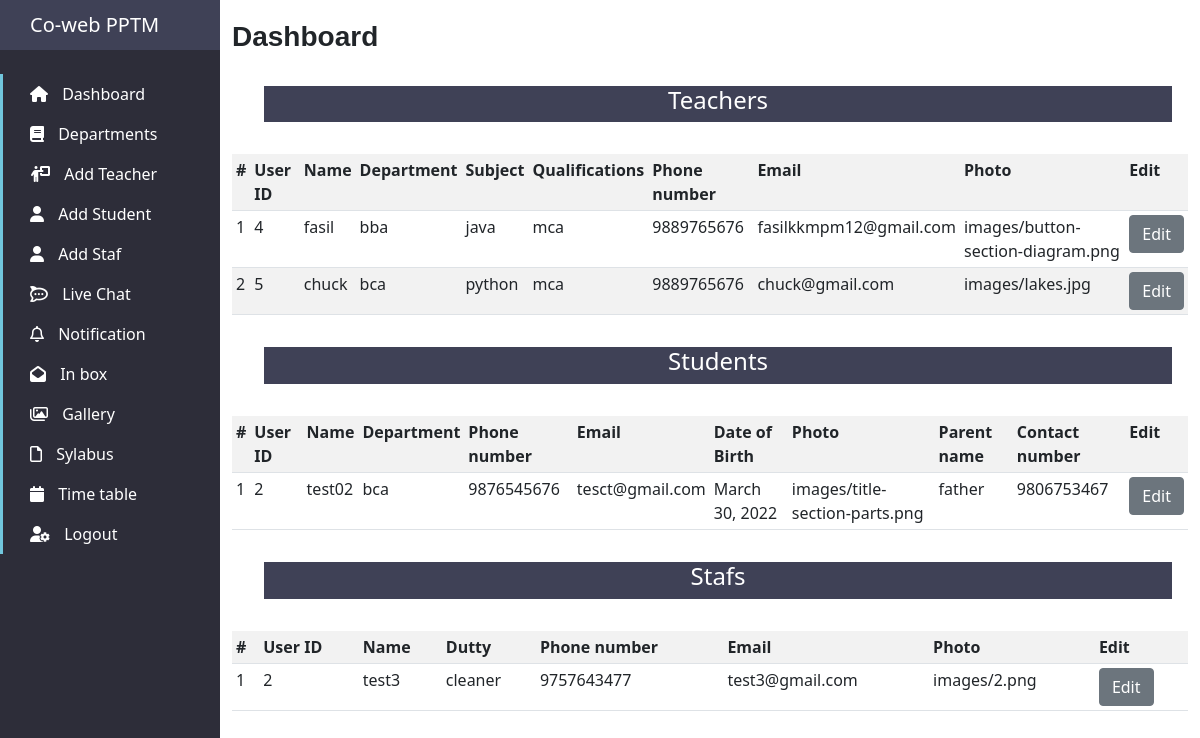
The page /manager/ (signed in) on the database as committed earlier.
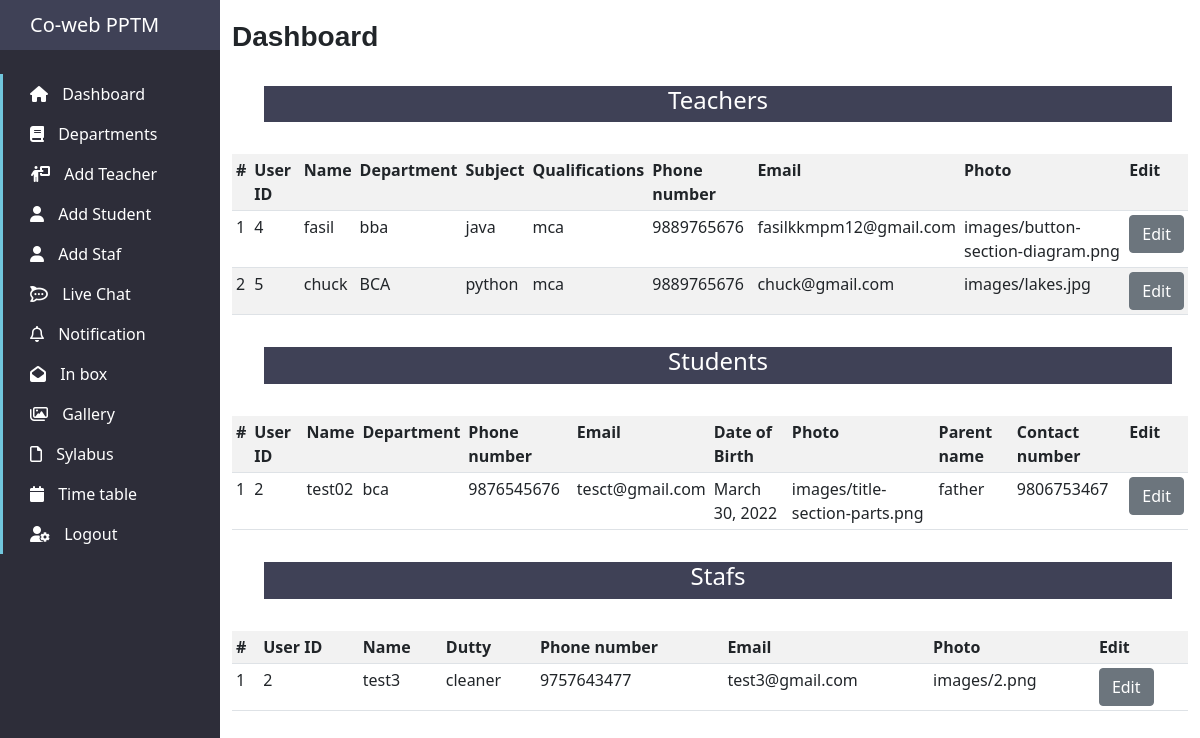
The same page on the database as committed later.
### sitemanager/models.py (models this page shows)
class Teachers(models.Model):
          user = models.ForeignKey(User,on_delete=models.CASCADE,db_constraint=False)
          Department = models.CharField(max_length= 20,null=True)
          Subject = models.CharField(max_length=30)
          Qualifications = models.CharField(max_length=100)
          Phone_number = models.CharField(max_length=10)
          Photo =models.ImageField(null=True, blank=True, upload_to="images/",default="images/example3.jpg")

### sitemanager/views.py (the view)
# urls.py: path("",views.dashboard,name="dashboard"),
@login_required(login_url='/manager/admin_login/')
def dashboard(request):
    if request.user.is_superuser:
        teachers = Teachers.objects.all()
        students = Students.objects.all()
        staf = Staf.objects.all()
        context ={'teachers':teachers,'students':students,'staf':staf}
        return render(request,"admin_dashboard.html",context)
    return redirect('/user/')

### sitemanager/templates/admin_dashboard.html (shortened to what this page needs)
{% extends 'admin_index.html' %}
{% block views %}
<h3>Dashboard</h3>
{% if teachers %}
<div class="heading"><h4>Teachers</h4></div>
<table  class="table table-hover table table-sm table table-striped">
          <tr>
          <th>#</th>
          <th>User ID</th>
          <th>Name</th>
          <th>Department</th>
          <th>Subject</th>
          <th>Qualifications</th>
          <th>Phone number</th>
          <th>Email</th>
          <th>Photo</th>
          <th>Edit</th>
          </tr>
          {% for item in teachers %}
          <tr>
                    <td>{{forloop.counter}}
                    <td>{{item.id}}</td>
                    <td>{{item.user.first_name}}</td>
                    <td>{{item.Department}}</td>
                    <td>{{item.Subject}}</td>
                    <td>{{item.Qualifications}}</td>
                    <td>{{item.Phone_number}}</td>
                    <td>{{item.user.email}}</td>
                    <td>{{item.Photo}}</td>
                    <td><a href="/manager/edit/teacher/{{item.id}}"><button class="btn btn-secondary">Edit</button></a></td>
          </tr>
          {% endfor %}
</table>
{% endif %}
{% if students %}
<div class="heading"><h4>Students</h4></div>
<table  class="table table-hover table table-sm table table-striped">
          <tr>
          <th>#</th>
          <th>User ID</th>
          <th>Name</th>
          <th>Department</th>
          <th>Phone number</th>
          <th>Email</th>
          <th>Date of Birth</th>
          <th>Photo</th>
          <th>Parent name</th>
          <th>Contact number</th>
          <th>Edit</th>
          </tr>
          {% for item in students %}
          <tr>
                    <td>{{forloop.counter}}
                    <td>{{item.id}}</td>
                    <td>{{item.user.first_name}}</td>
                    <td>{{item.Department}}</td>
                    <td>{{item.Phone_number}}</td>
                    <td>{{item.user.email}}</td>
                    <td>{{item.DoB}}</td>
                    <td>{{item.Photo}}</td>
                    <td>{{item.Parent_name}}</td>
                    <td>{{item.Contact_number}}</td>
                    <td><a href="/manager/edit/student/{{item.id}}"><button class="btn btn-secondary">Edit</button></a></td>
          </tr>
          {% endfor %}
</table>
{% endif %}
{% if staf %}
<div class="heading"><h4>Stafs</h4></div>
<table  class="table table-hover table table-sm table table-striped">
          <tr>
          <th>#</th>
          <th>User ID</th>
          <th>Name</th>
          <th>Dutty</th>
          <th>Phone number</th>
          <th>Email</th>
          <th>Photo</th>
          <th>Edit</th>
          </tr>
          {% for item in staf %}
          <tr>
                    <td>{{forloop.counter}}
                    <td>{{item.id}}</td>
                    <td>{{item.user.first_name}}</td>
                    <td>{{item.Dutty}}</td>
                    <td>{{item.Phone_number}}</td>
                    <td>{{item.user.email}}</td>
                    <td>{{item.Photo}}</td>
                    <td><a href="/manager/edit/staf/{{item.id}}"><button class="btn btn-secondary">Edit</button></a></td>
          </tr>
          {% endfor %}
</table>
{% endif %}
{% endblock views %}

Rows that differ between the two databases and show on the page:
changed Teachers "python": Department "bca" → "BCA"
